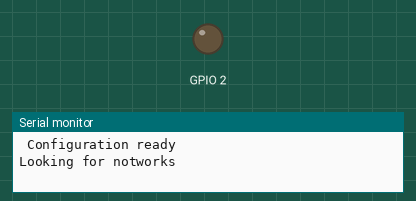
This sketch was run on a simulated ESP8266 (NodeMCU). Shown: output pins drawn as LEDs (lit = HIGH), the last lines printed to the serial monitor. A WiFi scan finds three made-up networks.

Above: at 2.5 s.
At 6.7 s:
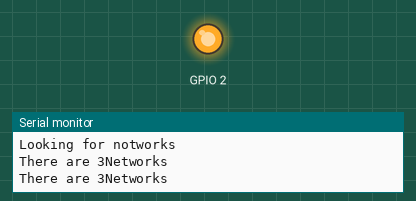
Timing chart, 0 to 8.4 s (numbered marks = the images above):
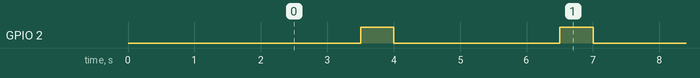

Measured:
- by itself, GPIO 2: alternates HIGH for 0.50 s and LOW for 2.5 s

The sketch:

WiScan.ino
```cpp
#include "ESP8266WiFi.h"
int wifi;

void setup() {

  Serial.begin(115200);
  pinMode(2, OUTPUT);
  WiFi.mode(WIFI_STA);
  WiFi.disconnect();
  delay(500);
  Serial.print(" ");
  Serial.println("Configuration ready");
  Serial.println("Looking for notworks");
  delay(1000);


}

void loop() {

  wifi = WiFi.scanNetworks();

  if (wifi <= 3){
    Serial.print("There are ");
    Serial.print(wifi);
    Serial.println("Networks");
    digitalWrite(2, HIGH);
    delay (500);
    digitalWrite(2, LOW);
    delay(500);
  }else{
    Serial.print("There are ");
    Serial.print(wifi);
    Serial.println("Networks");
    digitalWrite(2, LOW);
  }


}
```
